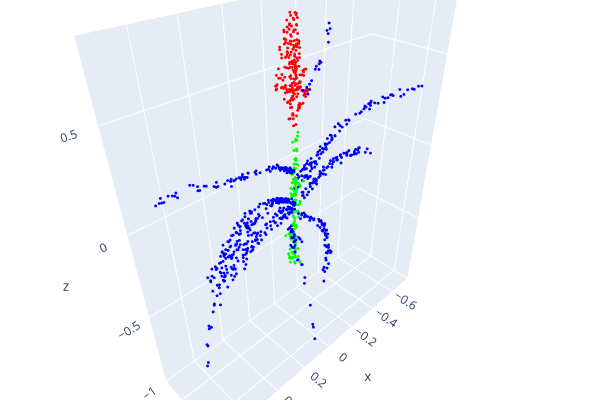
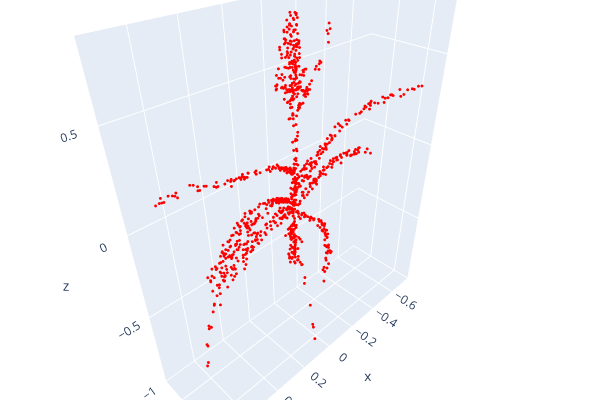

The notebook cell saved with these charts, in order:
### Code cell
idx = 2
visualize_data(test_pointclouds[idx],test_pointclouds_labels[idx])

visualize_data(test_pointclouds[idx],pred_choice[idx].cpu().detach().numpy())

### Figure 1 — Plotly figure (JSON) as saved in the notebook; plotly's stock layout.template omitted (floating-point values rounded to 4 significant figures; data arrays with more than 128 entries replaced by an {"elided": "..."} marker saying what was removed)
{"data": [{"marker": {"color": {"elided": "1000x3 float values"}, "size": 1}, "mode": "markers", "type": "scatter3d", "x": {"elided": "1000 float values"}, "y": {"elided": "1000 float values"}, "z": {"elided": "1000 float values"}}], "layout": {"height": 400, "margin": {"b": 0, "l": 0, "r": 0, "t": 0}, "scene": {"camera": {"center": {"x": 0, "y": 0, "z": 0}, "up": {"x": 0, "y": 0, "z": 1}}}, "showlegend": false, "width": 600}}

### Figure 2 — Plotly figure (JSON) as saved in the notebook; plotly's stock layout.template omitted (floating-point values rounded to 4 significant figures; data arrays with more than 128 entries replaced by an {"elided": "..."} marker saying what was removed)
{"data": [{"marker": {"color": {"elided": "1000x3 float values"}, "size": 1}, "mode": "markers", "type": "scatter3d", "x": {"elided": "1000 float values"}, "y": {"elided": "1000 float values"}, "z": {"elided": "1000 float values"}}], "layout": {"height": 400, "margin": {"b": 0, "l": 0, "r": 0, "t": 0}, "scene": {"camera": {"center": {"x": 0, "y": 0, "z": 0}, "up": {"x": 0, "y": 0, "z": 1}}}, "showlegend": false, "width": 600}}
